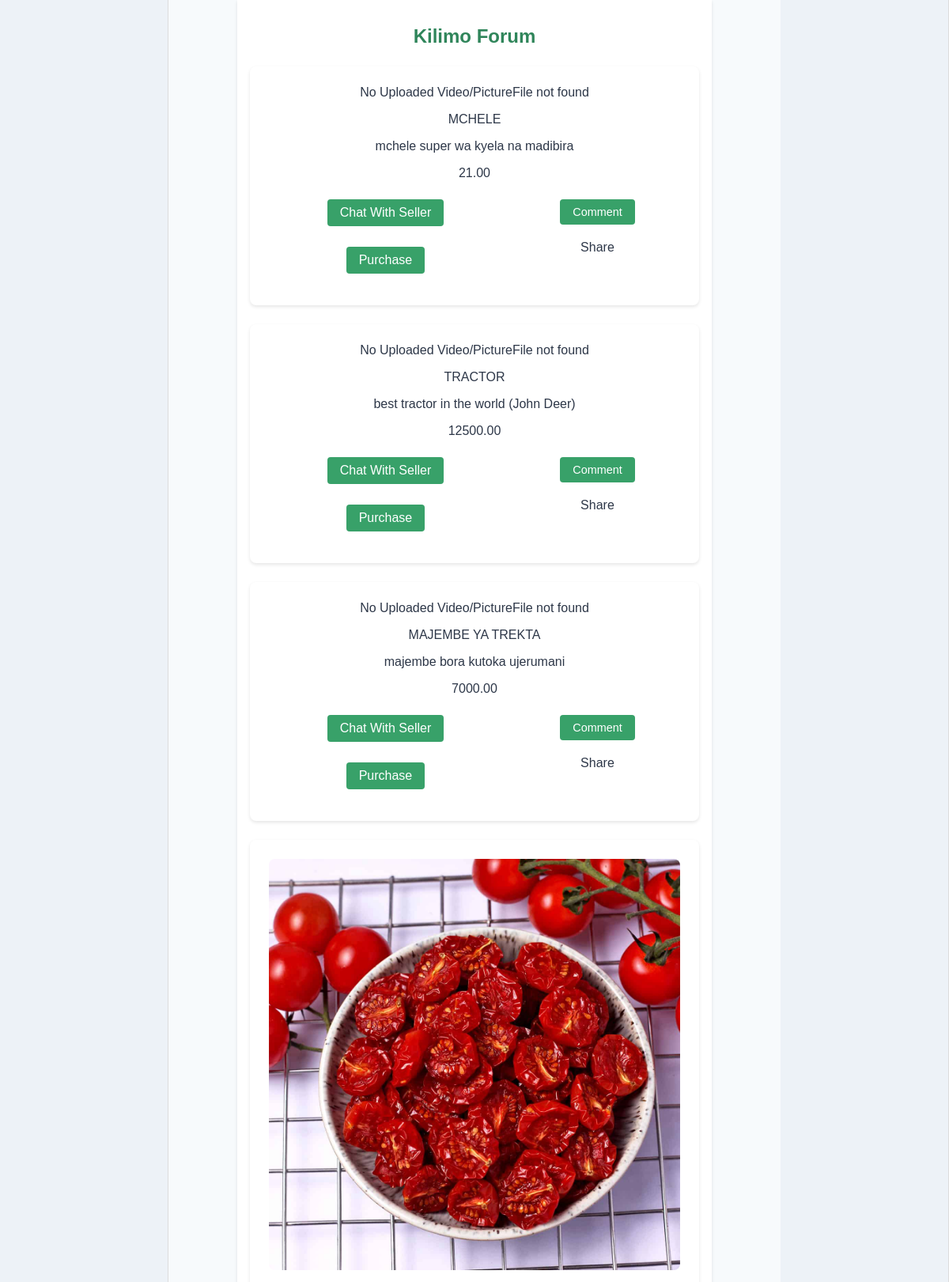
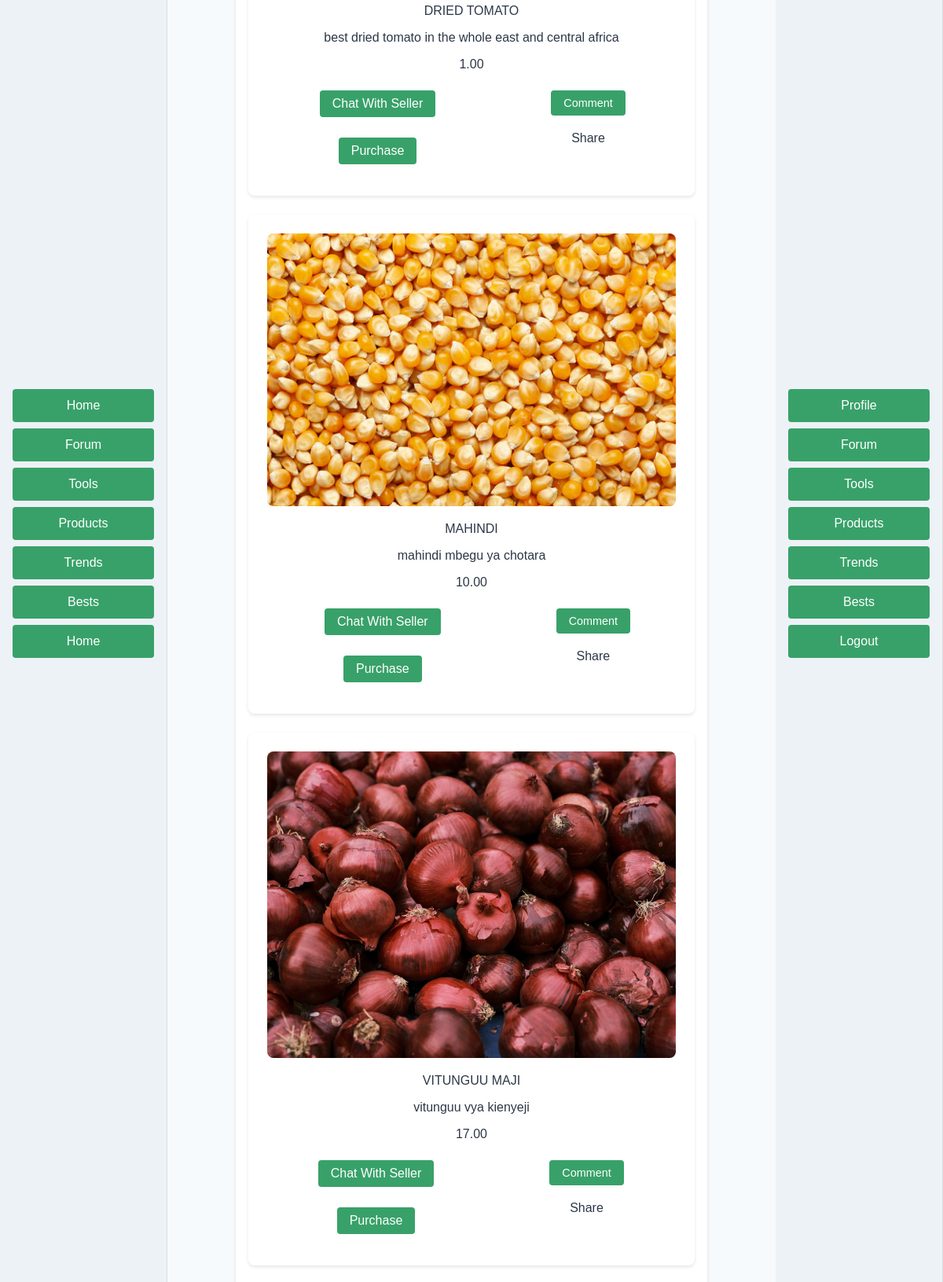
/home_template.php (upper part), run on the app's committed database (2 pictures, top to bottom).
### tables this page shows
CREATE TABLE `product` (
  `product_id` int(11) NOT NULL,
  `product_name` varchar(255) DEFAULT NULL,
  `description` varchar(255) DEFAULT NULL,
  `price` float(10,2) DEFAULT NULL,
  `category` varchar(255) DEFAULT NULL,
  `user_id` int(11) DEFAULT NULL
);

### home_template.php (the view, shortened to what this page needs)
<?php
include("edited_home.php");
?>
<!DOCTYPE html>
<html lang="en">
<head>
</head>
<body>
<div class="container">
    <div class="nav fixed left">
        <a href="#">Home</a>
        <a href="#">Forum</a>
        <a href="#">Tools</a>
        <a href="#">Products</a>
        <a href="#">Trends</a>
        <a href="#">Bests</a>
        <a href="#">Home</a>
    </div>
    <div class="main-content">
        <h1>Kilimo Forum</h1>
        <div class="products">
            <?php foreach($fetcheProducts as $row): ?>
            <div class="product">
                <table>
                    <tr>
                        <td colspan="2">
                            <?php
                            $fileName = "";
                            $directory_name = $row['user_id'];
                            $fileDir = "uploads/$directory_name/{$row['product_id']}";
                            if (is_dir($fileDir)) {
                                $files = scandir($fileDir);
                                if (count($files) > 2) {
                                    foreach ($files as $file) {
                                        if ($file !== '.' && $file !== '..') {
                                            $fileName = $file;
                                        }
                                    }
                                } else {
                                    echo "No Uploaded Video/Picture";
                                }
                            } else {
                                echo "No Uploaded Video/Picture";
                            }
                            $filePath = "uploads/{$row['user_id']}/{$row['product_id']}/$fileName";
                            if (file_exists($filePath)) {
                                $fileType = mime_content_type($filePath);
                                if (strpos($fileType, 'video') !== false) {
                                    echo '<video src="' . $filePath . '" controls class="w-full rounded-lg"></video>';
                                } elseif (strpos($fileType, 'image') !== false) {
                                    echo '<img src="' . $filePath . '" alt="Product Image" class="w-full rounded-lg">';
                                } else {
                                    echo 'File type not supported';
                                }
                            } else {
                                echo "File not found";
                            }
                            ?>
                        </td>
                    </tr>
                    <tr>
                        <td colspan="2"><?php echo $row['product_name'] ?></td>
                    </tr>
                    <tr>
                        <td colspan="2"><?php echo $row['description'] ?></td>
                    </tr>
                    <tr>
                        <td colspan="2"><?php echo $row['price'] ?></td>
                    </tr>
                    <tr>
                        <td><a href="chat_with_farmer_seller.php?seller_id=<?php echo $row['user_id'] ?>&product_id=<?php echo $row['product_id'] ?>" class="btn">Chat With Seller</a></td>
                        <td><button class="btn" onclick="showCommentBox('<?php echo $row['product_id'] ?>')">Comment</button></td>
                    </tr>
                    <tr>
                        <td><a href="purchase_from_farmer.php" class="btn">Purchase</a></td>
                        <td>Share</td>
                    </tr>
                    <tr>
                    <form id="commentForm_<?php echo $row['product_id']; ?>" action="commenting_from_user.php" method="POST">
                        <td>
                        </td>
                    </form>
                    </tr>
                </table>
            </div>
            <?php endforeach; ?>
        </div>
    </div>
    <div class="nav fixed right">
        <a href="#">Profile</a>
        <a href="#">Forum</a>
        <a href="#">Tools</a>
        <a href="#">Products</a>
        <a href="#">Trends</a>
        <a href="#">Bests</a>
        <a href="logout.php">Logout</a>
    </div>
</div>
</body>
</html>

### edited_home.php (shortened to what this page needs)
<?php
include("db_connection.php");
$query = "SELECT * FROM product";
$result = $conn->query($query);
$fetcheProducts = array();
while($row = $result->fetch_assoc()){
    $fetcheProducts[] = $row;
}
?>
<!DOCTYPE html>
<html lang="en">
<head>
</head>
<body>
</body>
</html>

### edited_home.php (style rules this page uses)
a { text-decoration: none; color: #007bff; }
button { padding: 8px 16px; margin: 4px; border: none; border-radius: 4px; color: #fff; cursor: pointer; font-size: 0.9em; }

### home_template.php (style rules this page uses)
body { font-family: Arial, sans-serif; background-color: #f7fafc; color: #2d3748; margin: 0; padding: 0; }
.container { display: flex; flex-wrap: wrap; min-height: 100vh; }
.nav, .main-content { padding: 16px; background-color: #ffffff; box-shadow: 0 2px 4px rgba(0, 0, 0, 0.1); margin-bottom: 16px; }
.nav.fixed { position: fixed; height: 100%; top: 0; padding: 16px; background-color: #edf2f7; box-shadow: none; }
.nav { position: fixed; top: 0; bottom: 0; display: flex; flex-direction: column; justify-content: center; padding: 10px; background-color: #f8f9fa; border-right: 1px solid #ddd; }
.nav.left { left: 0; width: 15%; }
.nav.right { right: 0; width: 15%; }
.nav a { display: block; padding: 12px; margin-bottom: 8px; background-color: #38a169; color: #ffffff; text-align: center; border-radius: 4px; text-decoration: none; transition: background-color 0.3s ease-in-out; }
.main-content { width: 100%; padding-top: 16px; padding-bottom: 16px; text-align: center; }
.main-content h1 { font-size: 24px; font-weight: bold; color: #2f855a; margin-bottom: 24px; }
.main-content .product { margin-bottom: 24px; padding: 16px; background-color: #ffffff; box-shadow: 0 2px 4px rgba(0, 0, 0, 0.1); border-radius: 8px; text-align: center; }
.main-content .product img, .main-content .product video { max-width: 100%; border-radius: 8px; }
.main-content table { width: 100%; border-collapse: collapse; }
.main-content table td { padding: 8px; vertical-align: top; }
.main-content .btn { display: inline-block; padding: 8px 16px; background-color: #38a169; color: #ffffff; border-radius: 4px; text-decoration: none; margin-top: 8px; transition: background-color 0.3s ease-in-out; }
@media (min-width: 1024px) { .nav { width: 25%; } }
@media (min-width: 1024px) { .main-content { width: 50%; margin-left: 25%; margin-right: 25%; } }

### data on the page
product: shows "No Uploaded Video/Picture", shows "File not found", product_name "MCHELE", description "mchele super wa kyela na madibira", price "21.00"
product: shows "No Uploaded Video/Picture", shows "File not found", product_name "TRACTOR", description "best tractor in the world (John Deer)", price "12500.00"
product: shows "No Uploaded Video/Picture", shows "File not found", product_name "MAJEMBE YA TREKTA", description "majembe bora kutoka ujerumani", price "7000.00"
product: shows a picture, product_name "DRIED TOMATO", description "best dried tomato in the whole east and central africa", price "1.00"
product: shows a picture, product_name "MAHINDI", description "mahindi mbegu ya chotara", price "10.00"
product: shows a picture, product_name "VITUNGUU MAJI", description "vitunguu vya kienyeji", price "17.00"
